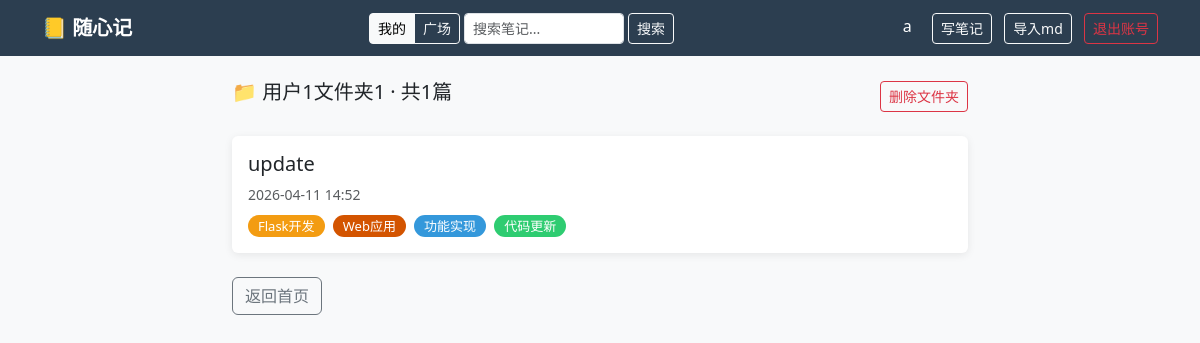
Screenshot of /folders/1 (signed in) with the database file from the repository.
### app.py (models this page shows)
class User(UserMixin, db.Model):
    id       = db.Column(db.Integer, primary_key=True)
    username = db.Column(db.String(80), unique=True, nullable=False)
    password = db.Column(db.String(200), nullable=False)
    notes    = db.relationship('Note', backref='author', lazy=True)
    comments = db.relationship('Comment', backref='author', lazy=True)

class Folder(db.Model):
    id      = db.Column(db.Integer, primary_key=True)
    name    = db.Column(db.String(100), nullable=False)
    user_id = db.Column(db.Integer, db.ForeignKey('user.id'), nullable=False)
    notes   = db.relationship('Note', backref='folder', lazy=True)

class Note(db.Model):
    id         = db.Column(db.Integer, primary_key=True)
    title      = db.Column(db.String(200), nullable=False)
    content    = db.Column(db.Text, nullable=False)
    created_at = db.Column(db.DateTime, default=datetime.utcnow)
    updated_at = db.Column(db.DateTime, default=datetime.utcnow)  # 手动在 edit 时刷新
    user_id    = db.Column(db.Integer, db.ForeignKey('user.id'), nullable=False)
    folder_id  = db.Column(db.Integer, db.ForeignKey('folder.id'), nullable=True)
    is_public  = db.Column(db.Boolean, default=False)
    is_deleted = db.Column(db.Boolean, default=False)
    deleted_at = db.Column(db.DateTime, nullable=True)
    tags       = db.relationship('Tag', secondary=note_tags, backref='notes')
    comments   = db.relationship('Comment', backref='note', lazy=True, order_by='Comment.created_at.desc()', cascade='all, delete-orphan')
    versions   = db.relationship('NoteVersion', backref='note', lazy=True, order_by='NoteVersion.created_at.desc()', cascade='all, delete-orphan')

class Tag(db.Model):
    id   = db.Column(db.Integer, primary_key=True)
    name = db.Column(db.String(50), unique=True, nullable=False)

### app.py (the view)
@app.route('/folders/<int:folder_id>')
@login_required
def view_folder(folder_id):
    folder = get_or_404(Folder, folder_id)
    if folder.user_id != current_user.id:
        from flask import abort
        abort(403)
    notes = (Note.query
             .filter_by(user_id=current_user.id, folder_id=folder.id, is_deleted=False)
             .order_by(Note.created_at.desc())
             .all())
    return render_template('folder.html', folder=folder, notes=notes)

### app.py (called while the page is built)
@app.template_filter('local_time')
def local_time(dt):
    if dt is None:
        return ''
    beijing = timezone(timedelta(hours=8))
    return dt.replace(tzinfo=timezone.utc).astimezone(beijing).strftime('%Y-%m-%d %H:%M')

def get_or_404(model, pk):
    obj = db.session.get(model, pk)
    if obj is None:
        from flask import abort
        abort(404)
    return obj

@login_manager.user_loader
def load_user(user_id):
    return db.session.get(User, int(user_id))

### templates/folder.html (shortened to what this page needs)
{% extends 'base.html' %}
{% block content %}
<div class="row justify-content-center">
    <div class="col-md-8">
        <div class="d-flex justify-content-between align-items-center mb-4">
            <h5>📁 {{ folder.name }} · 共{{ notes|length }}篇</h5>
            <a href="/folders/{{ folder.id }}/delete" class="btn btn-sm btn-outline-danger"
               data-confirm="删除文件夹不会删除笔记，确定吗？">删除文件夹</a>
        </div>
        {% for note in notes %}
        <div class="card mb-3 p-3">
            <h5><a href="/notes/{{ note.id }}" class="text-decoration-none text-dark">{{ note.title }}</a></h5>
            <small class="text-muted">{{ note.created_at | local_time }}</small>
            <div class="mt-2">
                {% for tag in note.tags %}
                <a href="/tags/{{ tag.id }}" class="tag-badge tag-color-{{ tag.id % 8 }}">{{ tag.name }}</a>
                {% endfor %}
            </div>
        </div>
        {% else %}
        <div class="card p-4 text-center text-muted">
            <p>这个文件夹还没有笔记</p>
        </div>
        {% endfor %}
        <a href="/" class="btn btn-outline-secondary mt-2">返回首页</a>
    </div>
</div>
{% endblock %}

### templates/base.html (shortened to what this page needs)
<!DOCTYPE html>
<html>
<head>
    <link href="https://cdn.jsdelivr.net/npm/bootstrap@5.3.0/dist/css/bootstrap.min.css" rel="stylesheet">
    <link rel="stylesheet" href="https://cdn.jsdelivr.net/npm/easymde/dist/easymde.min.css">
</head>
<body>
    <nav class="navbar navbar-dark mb-4">
        <div class="container">
            <a class="navbar-brand fw-bold" href="/">📒 随心记</a>
            {% if current_user.is_authenticated %}
            <form class="d-flex align-items-center me-2" method="GET" action="/search" id="navSearchForm">
                <div class="btn-group btn-group-sm me-1" role="group">
                    <label class="btn btn-outline-light" for="nav-scope-mine">我的</label>
                    <label class="btn btn-outline-light" for="nav-scope-plaza">广场</label>
                </div>
                <input type="text" name="q" class="form-control form-control-sm me-1" placeholder="搜索笔记..."
                    style="width:160px">
                <button type="submit" class="btn btn-sm btn-outline-light">搜索</button>
            </form>
            <div>
                <a href="/profile" class="text-white text-decoration-none me-3">{{ current_user.username }}</a>
                <a href="/notes/new" class="btn btn-sm btn-outline-light me-2">写笔记</a>
                <form method="POST" action="/notes/import" enctype="multipart/form-data" class="d-inline">
                    <label class="btn btn-sm btn-outline-light me-2">
                        导入md
                    </label>
                </form>
                <a href="/logout" class="btn btn-sm btn-outline-danger" data-confirm="确定要退出账号吗？">退出账号</a>
            </div>
            {% endif %}
        </div>
    </nav>
    <div class="container">
        {% block content %}{% endblock %}
    </div>
</body>
</html>

### templates/base.html (style rules this page uses)
body { background-color: #f8f9fa; }
.navbar { background-color: #2c3e50 !important; }
.card { border: none; box-shadow: 0 2px 8px rgba(0, 0, 0, 0.08); }
.tag-badge { padding: 2px 10px; border-radius: 12px; font-size: 13px; text-decoration: none; margin-right: 4px; color: white; }
.tag-color-0 { background-color: #3498db; }
.tag-color-1 { background-color: #2ecc71; }
.tag-color-6 { background-color: #f39c12; }
.tag-color-7 { background-color: #d35400; }

### rows the page displays
User: username "a"
Folder: name "用户1文件夹1"
Note: title "update", created_at|local_time "2026-04-11 14:52"
Tag: name "Flask开发"
Tag: name "Web应用"
Tag: name "功能实现"
Tag: name "代码更新"

### other values shown
{{ notes|length }} "1"
